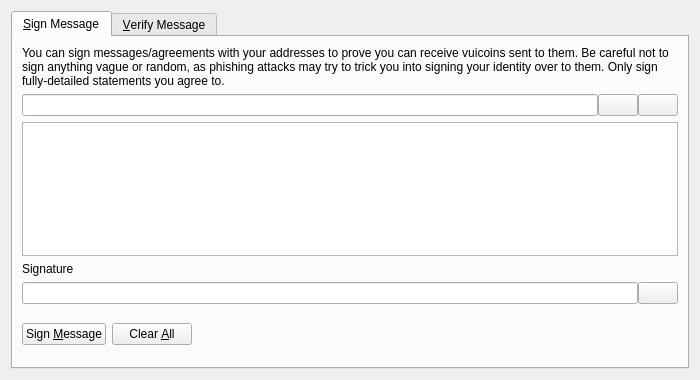
<?xml version="1.0" encoding="UTF-8"?>
<ui version="4.0">
 <class>SignVerifyMessageDialog</class>
 <widget class="QDialog" name="SignVerifyMessageDialog">
  <property name="geometry">
   <rect>
    <x>0</x>
    <y>0</y>
    <width>700</width>
    <height>380</height>
   </rect>
  </property>
  <property name="windowTitle">
   <string>Signatures - Sign / Verify a Message</string>
  </property>
  <property name="modal">
   <bool>true</bool>
  </property>
  <layout class="QVBoxLayout" name="verticalLayout">
   <item>
    <widget class="QTabWidget" name="tabWidget">
     <property name="currentIndex">
      <number>0</number>
     </property>
     <widget class="QWidget" name="tabSignMessage">
      <attribute name="title">
       <string>&amp;Sign Message</string>
      </attribute>
      <layout class="QVBoxLayout" name="verticalLayout_SM">
       <item>
        <widget class="QLabel" name="infoLabel_SM">
         <property name="text">
          <string>You can sign messages/agreements with your addresses to prove you can receive vuicoins sent to them. Be careful not to sign anything vague or random, as phishing attacks may try to trick you into signing your identity over to them. Only sign fully-detailed statements you agree to.</string>
         </property>
         <property name="textFormat">
          <enum>Qt::PlainText</enum>
         </property>
         <property name="wordWrap">
          <bool>true</bool>
         </property>
        </widget>
       </item>
       <item>
        <layout class="QHBoxLayout" name="horizontalLayout_1_SM">
         <property name="spacing">
          <number>0</number>
         </property>
         <item>
          <widget class="QValidatedLineEdit" name="addressIn_SM">
           <property name="toolTip">
            <string>The Vuicoin address to sign the message with</string>
           </property>
          </widget>
         </item>
         <item>
          <widget class="QPushButton" name="addressBookButton_SM">
           <property name="toolTip">
            <string>Choose previously used address</string>
           </property>
           <property name="text">
            <string/>
           </property>
           <property name="icon">
            <iconset resource="../bitcoin.qrc">
             <normaloff>:/icons/address-book</normaloff>:/icons/address-book</iconset>
           </property>
           <property name="shortcut">
            <string>Alt+A</string>
           </property>
           <property name="autoDefault">
            <bool>false</bool>
           </property>
          </widget>
         </item>
         <item>
          <widget class="QPushButton" name="pasteButton_SM">
           <property name="toolTip">
            <string>Paste address from clipboard</string>
           </property>
           <property name="text">
            <string/>
           </property>
           <property name="icon">
            <iconset resource="../bitcoin.qrc">
             <normaloff>:/icons/editpaste</normaloff>:/icons/editpaste</iconset>
           </property>
           <property name="shortcut">
            <string>Alt+P</string>
           </property>
           <property name="autoDefault">
            <bool>false</bool>
           </property>
          </widget>
         </item>
        </layout>
       </item>
       <item>
        <widget class="QPlainTextEdit" name="messageIn_SM">
         <property name="toolTip">
          <string>Enter the message you want to sign here</string>
         </property>
        </widget>
       </item>
       <item>
        <widget class="QLabel" name="signatureLabel_SM">
         <property name="text">
          <string>Signature</string>
         </property>
         <property name="textFormat">
          <enum>Qt::PlainText</enum>
         </property>
        </widget>
       </item>
       <item>
        <layout class="QHBoxLayout" name="horizontalLayout_2_SM">
         <property name="spacing">
          <number>0</number>
         </property>
         <item>
          <widget class="QLineEdit" name="signatureOut_SM">
           <property name="font">
            <font>
             <italic>true</italic>
            </font>
           </property>
           <property name="readOnly">
            <bool>true</bool>
           </property>
          </widget>
         </item>
         <item>
          <widget class="QPushButton" name="copySignatureButton_SM">
           <property name="toolTip">
            <string>Copy the current signature to the system clipboard</string>
           </property>
           <property name="text">
            <string/>
           </property>
           <property name="icon">
            <iconset resource="../bitcoin.qrc">
             <normaloff>:/icons/editcopy</normaloff>:/icons/editcopy</iconset>
           </property>
           <property name="autoDefault">
            <bool>false</bool>
           </property>
          </widget>
         </item>
        </layout>
       </item>
       <item>
        <layout class="QHBoxLayout" name="horizontalLayout_3_SM">
         <item>
          <widget class="QPushButton" name="signMessageButton_SM">
           <property name="toolTip">
            <string>Sign the message to prove you own this Vuicoin address</string>
           </property>
           <property name="text">
            <string>Sign &amp;Message</string>
           </property>
           <property name="icon">
            <iconset resource="../bitcoin.qrc">
             <normaloff>:/icons/edit</normaloff>:/icons/edit</iconset>
           </property>
           <property name="autoDefault">
            <bool>false</bool>
           </property>
          </widget>
         </item>
         <item>
          <widget class="QPushButton" name="clearButton_SM">
           <property name="toolTip">
            <string>Reset all sign message fields</string>
           </property>
           <property name="text">
            <string>Clear &amp;All</string>
           </property>
           <property name="icon">
            <iconset resource="../bitcoin.qrc">
             <normaloff>:/icons/remove</normaloff>:/icons/remove</iconset>
           </property>
           <property name="autoDefault">
            <bool>false</bool>
           </property>
          </widget>
         </item>
         <item>
          <spacer name="horizontalSpacer_1_SM">
           <property name="orientation">
            <enum>Qt::Horizontal</enum>
           </property>
           <property name="sizeHint" stdset="0">
            <size>
             <width>40</width>
             <height>48</height>
            </size>
           </property>
          </spacer>
         </item>
         <item>
          <widget class="QLabel" name="statusLabel_SM">
           <property name="font">
            <font>
             <weight>75</weight>
             <bold>true</bold>
            </font>
           </property>
           <property name="text">
            <string/>
           </property>
           <property name="wordWrap">
            <bool>true</bool>
           </property>
          </widget>
         </item>
         <item>
          <spacer name="horizontalSpacer_2_SM">
           <property name="orientation">
            <enum>Qt::Horizontal</enum>
           </property>
           <property name="sizeHint" stdset="0">
            <size>
             <width>40</width>
             <height>48</height>
            </size>
           </property>
          </spacer>
         </item>
        </layout>
       </item>
      </layout>
     </widget>
     <widget class="QWidget" name="tabVerifyMessage">
      <attribute name="title">
       <string>&amp;Verify Message</string>
      </attribute>
      <layout class="QVBoxLayout" name="verticalLayout_VM">
       <item>
        <widget class="QLabel" name="infoLabel_VM">
         <property name="text">
          <string>Enter the receiver's address, message (ensure you copy line breaks, spaces, tabs, etc. exactly) and signature below to verify the message. Be careful not to read more into the signature than what is in the signed message itself, to avoid being tricked by a man-in-the-middle attack. Note that this only proves the signing party receives with the address, it cannot prove sendership of any transaction!</string>
         </property>
         <property name="textFormat">
          <enum>Qt::PlainText</enum>
         </property>
         <property name="alignment">
          <set>Qt::AlignLeading|Qt::AlignLeft|Qt::AlignTop</set>
         </property>
         <property name="wordWrap">
          <bool>true</bool>
         </property>
        </widget>
       </item>
       <item>
        <layout class="QHBoxLayout" name="horizontalLayout_1_VM">
         <property name="spacing">
          <number>0</number>
         </property>
         <item>
          <widget class="QValidatedLineEdit" name="addressIn_VM">
           <property name="toolTip">
            <string>The Vuicoin address the message was signed with</string>
           </property>
          </widget>
         </item>
         <item>
          <widget class="QPushButton" name="addressBookButton_VM">
           <property name="toolTip">
            <string>Choose previously used address</string>
           </property>
           <property name="text">
            <string/>
           </property>
           <property name="icon">
            <iconset resource="../bitcoin.qrc">
             <normaloff>:/icons/address-book</normaloff>:/icons/address-book</iconset>
           </property>
           <property name="shortcut">
            <string>Alt+A</string>
           </property>
           <property name="autoDefault">
            <bool>false</bool>
           </property>
          </widget>
         </item>
        </layout>
       </item>
       <item>
        <widget class="QPlainTextEdit" name="messageIn_VM"/>
       </item>
       <item>
        <widget class="QValidatedLineEdit" name="signatureIn_VM"/>
       </item>
       <item>
        <layout class="QHBoxLayout" name="horizontalLayout_2_VM">
         <item>
          <widget class="QPushButton" name="verifyMessageButton_VM">
           <property name="toolTip">
            <string>Verify the message to ensure it was signed with the specified Vuicoin address</string>
           </property>
           <property name="text">
            <string>Verify &amp;Message</string>
           </property>
           <property name="icon">
            <iconset resource="../bitcoin.qrc">
             <normaloff>:/icons/transaction_0</normaloff>:/icons/transaction_0</iconset>
           </property>
           <property name="autoDefault">
            <bool>false</bool>
           </property>
          </widget>
         </item>
         <item>
          <widget class="QPushButton" name="clearButton_VM">
           <property name="toolTip">
            <string>Reset all verify message fields</string>
           </property>
           <property name="text">
            <string>Clear &amp;All</string>
           </property>
           <property name="icon">
            <iconset resource="../bitcoin.qrc">
             <normaloff>:/icons/remove</normaloff>:/icons/remove</iconset>
           </property>
           <property name="autoDefault">
            <bool>false</bool>
           </property>
          </widget>
         </item>
         <item>
          <spacer name="horizontalSpacer_1_VM">
           <property name="orientation">
            <enum>Qt::Horizontal</enum>
           </property>
           <property name="sizeHint" stdset="0">
            <size>
             <width>40</width>
             <height>48</height>
            </size>
           </property>
          </spacer>
         </item>
         <item>
          <widget class="QLabel" name="statusLabel_VM">
           <property name="font">
            <font>
             <weight>75</weight>
             <bold>true</bold>
            </font>
           </property>
           <property name="text">
            <string/>
           </property>
           <property name="wordWrap">
            <bool>true</bool>
           </property>
          </widget>
         </item>
         <item>
          <spacer name="horizontalSpacer_2_VM">
           <property name="orientation">
            <enum>Qt::Horizontal</enum>
           </property>
           <property name="sizeHint" stdset="0">
            <size>
             <width>40</width>
             <height>48</height>
            </size>
           </property>
          </spacer>
         </item>
        </layout>
       </item>
      </layout>
     </widget>
    </widget>
   </item>
  </layout>
 </widget>
 <customwidgets>
  <customwidget>
   <class>QValidatedLineEdit</class>
   <extends>QLineEdit</extends>
   <header>qt/qvalidatedlineedit.h</header>
  </customwidget>
 </customwidgets>
 <resources>
  <include location="../bitcoin.qrc"/>
 </resources>
 <connections/>
</ui>
